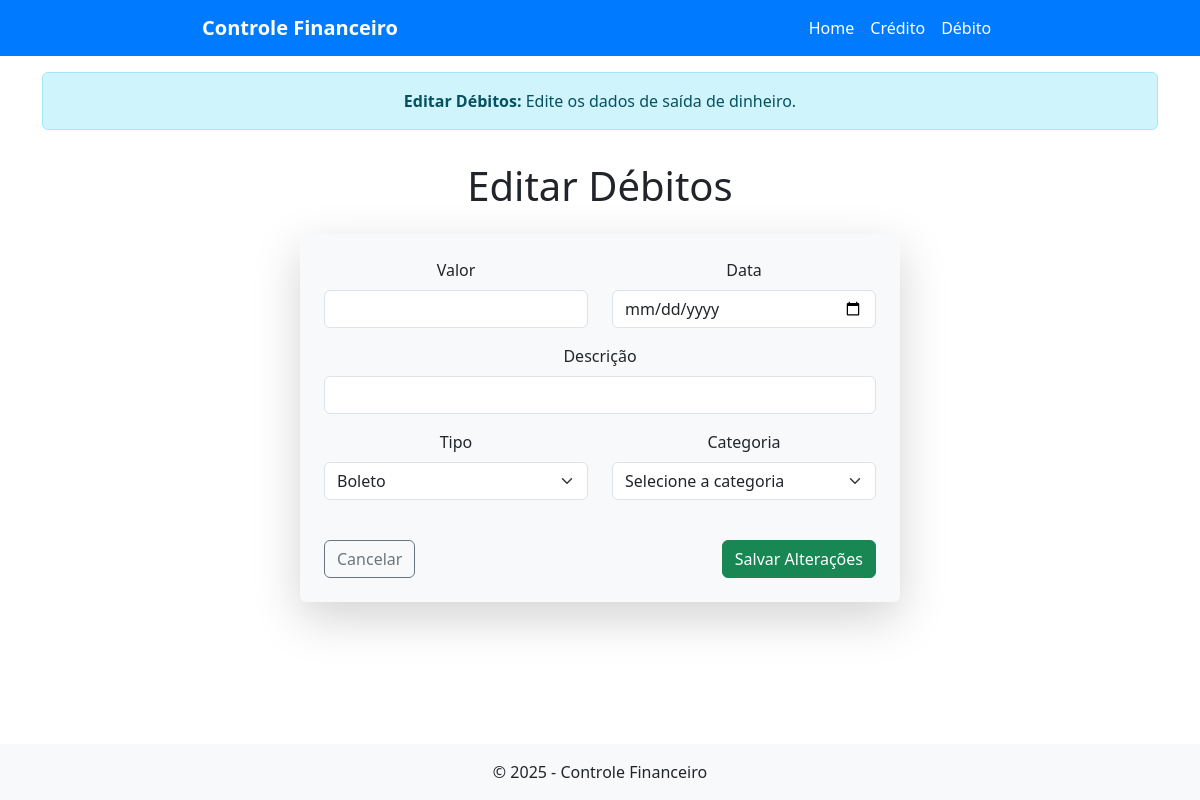
Before: /editar_debito/2 with the older database file.
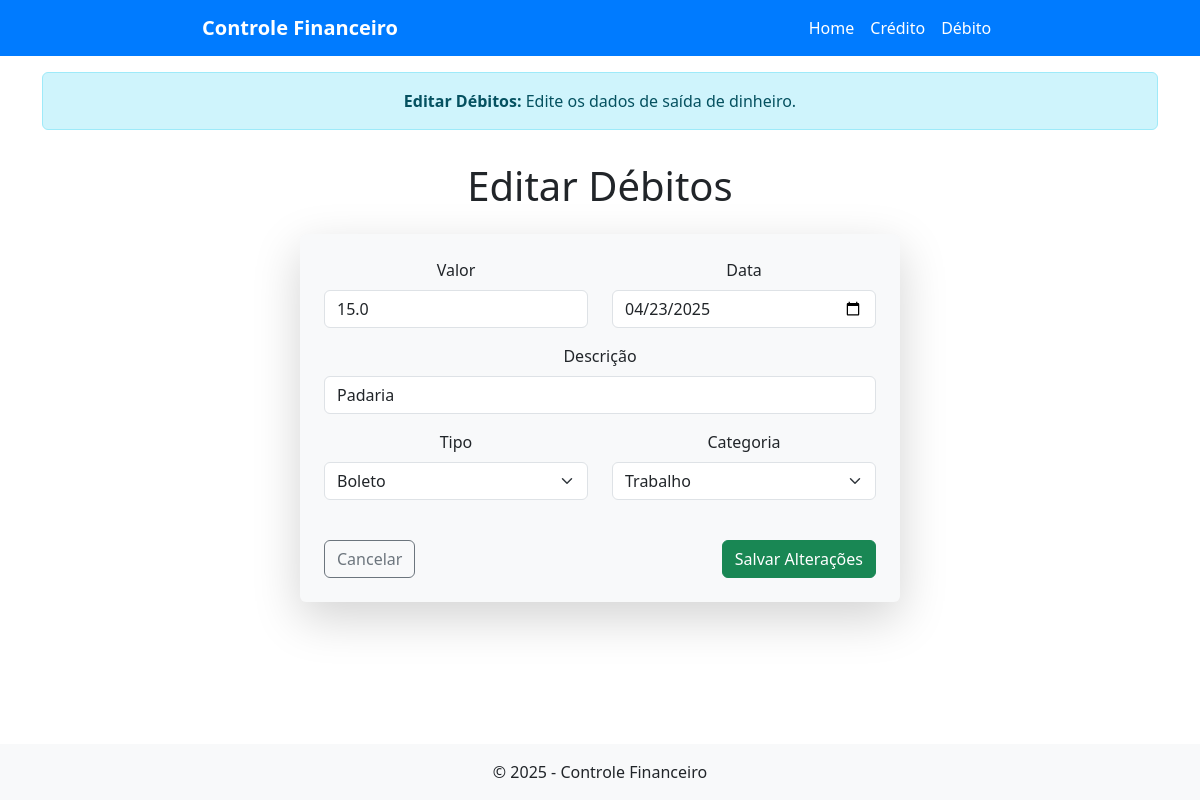
After: the same page with the newer database file.
### tables this page shows
CREATE TABLE debitos (
            id INTEGER PRIMARY KEY AUTOINCREMENT,
            valor REAL NOT NULL,
            descricao TEXT NOT NULL,
            tipo TEXT NOT NULL,
            categoria TEXT NOT NULL,
            data TEXT NOT NULL,
            status TEXT NOT NULL DEFAULT 'pendente',
            data_agendada TEXT
        );

### app.py (the view, shortened to what this page needs)
@app.route("/editar_debito/<int:id>", methods=["GET", "POST"])
def editar_debito(id):
    conexao = sqlite3.connect("financeiro.db")
    cursor = conexao.cursor()
    cursor.execute("SELECT * FROM debitos WHERE id=?", (id,))
    debito = cursor.fetchone()
    conexao.close()
    return render_template("editar_debito.html", debito=debito)

### templates/editar_debito.html (shortened to what this page needs)
{% extends "base.html" %}
{% block alert %}
    <div class="container mt-3">
        <div class="alert alert-info text-center" role="alert">
            <strong>Editar Débitos:</strong> Edite os dados de saída de dinheiro.
        </div>
    </div>
{% endblock %}
{% block content %}
<div class="container mt-3">
    <h1 class="mb-4 text-center">Editar Débitos</h1>
    <form method="POST" class="p-4 rounded shadow-lg bg-light mx-auto" style="max-width: 600px;">
        <div class="row">
            <div class="col-md-6 mb-3">
                <label for="valor" class="form-label">Valor</label>
                <input type="number" step="0.01" class="form-control" id="valor" name="valor" value="{{ debito[1] }}" required>
            </div>
            <div class="col-md-6 mb-3">
                <label for="data" class="form-label">Data</label>
                <input type="date" class="form-control" id="data" name="data" value="{{ debito[5] }}" required>
            </div>
        </div>
        <div class="mb-3">
            <label for="descricao" class="form-label">Descrição</label>
            <input type="text" class="form-control" id="descricao" name="descricao" value="{{ debito[2] }}" required>
        </div>
        <div class="row">
            <div class="col-md-6 mb-3">
                <label for="tipo" class="form-label">Tipo</label>
                <select class="form-select" id="tipo" name="tipo" required>
                   <option value="boleto" {% if debito[3] == 'boleto' %}selected{% endif %}>Boleto</option>
                </select>
            </div>
            <div class="col-md-6 mb-3">
                <label for="categoria" class="form-label">Categoria</label>
                <select class="form-select" id="categoria" name="categoria" required>
                    <option value="" disabled {% if not debito[4] %}selected{% endif %}>Selecione a categoria</option>
                    <option value="trabalho" {% if debito[4] == 'trabalho' %}selected{% endif %}>Trabalho</option>
                </select>
            </div>
        </div>
        <div class="d-flex justify-content-between mt-4">
            <a href="{{ url_for('debito') }}" class="btn btn-outline-secondary">Cancelar</a>
            <button type="submit" class="btn btn-success">Salvar Alterações</button>
        </div>
    </form>
</div>
{% endblock %}

Changed rows visible on the page:
added debitos: valor "15.0", data "04/23/2025", descricao "Padaria"
Other visible differences:
form field categoria: "Selecione a categoria" → "Trabalho"
